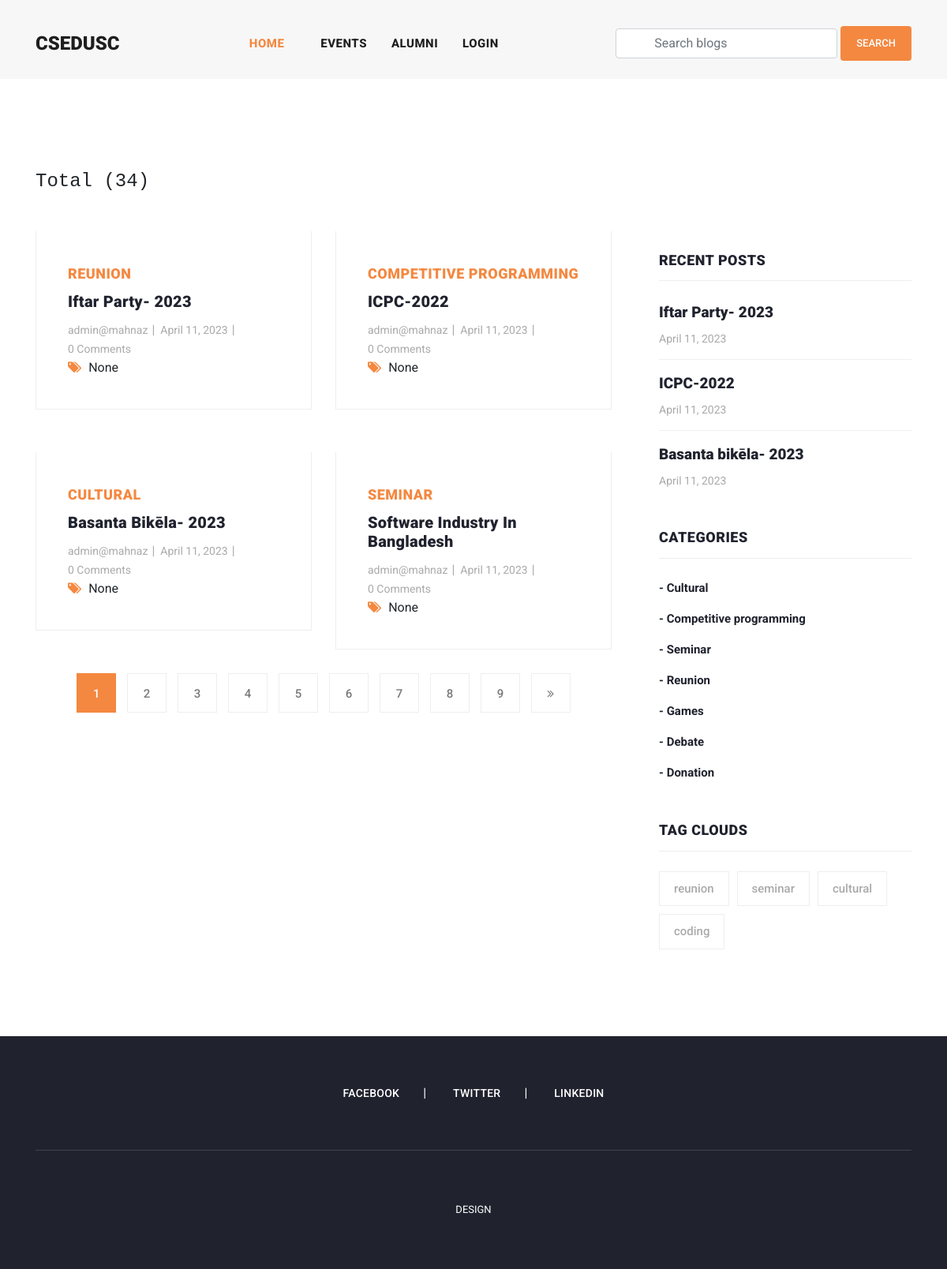
The page /blogs/ on the database as committed earlier.
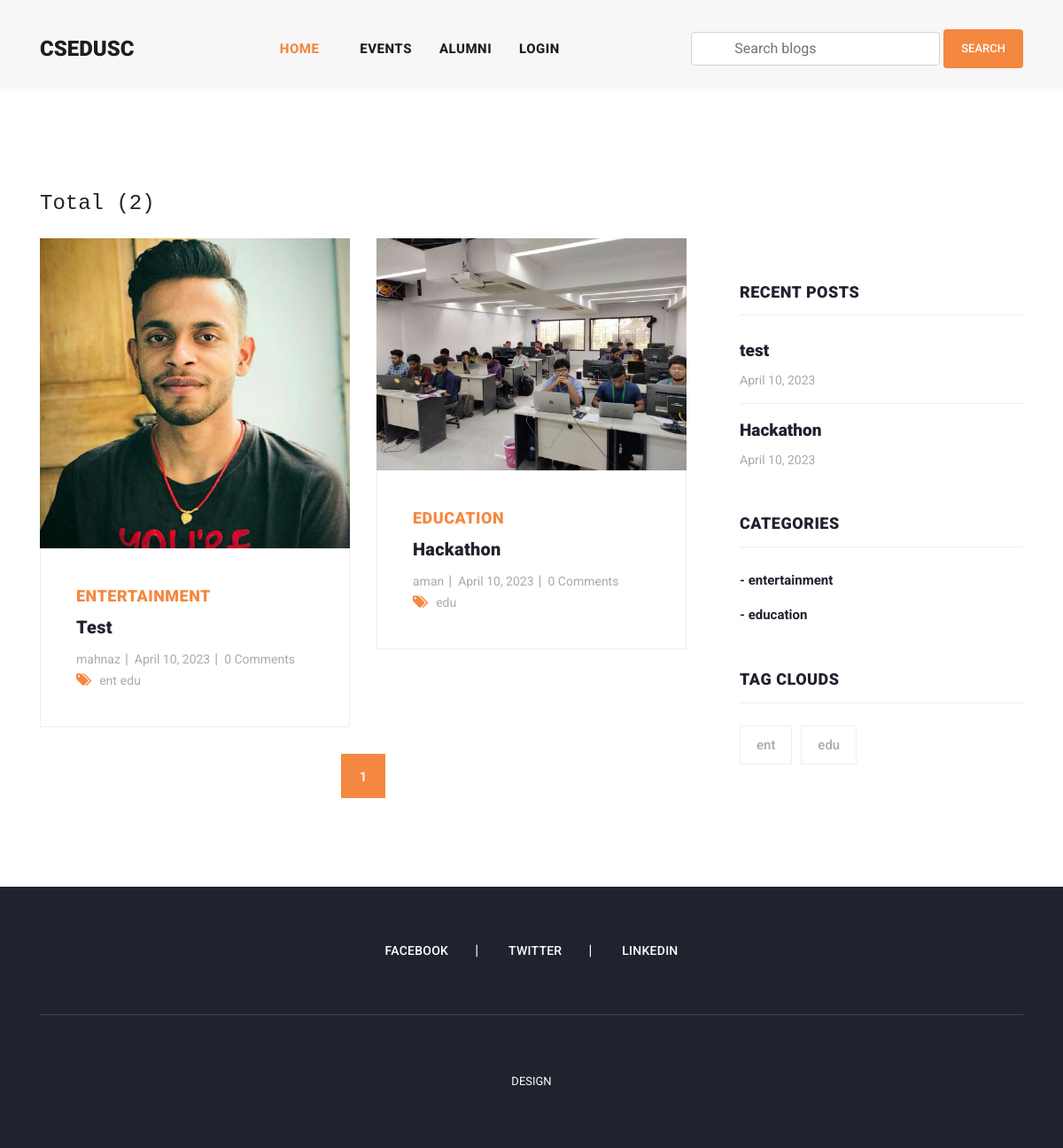
The same page on the database as committed later.
### blog/models.py (models this page shows, shortened)
class Blog(models.Model):
    user = models.ForeignKey(
        User,
        related_name='user_blogs',
        on_delete=models.CASCADE
    )
    category = models.ForeignKey(
        Category,
        related_name='category_blogs',
        on_delete=models.CASCADE
    )
    tags = models.ManyToManyField(
        Tag,
        related_name='tag_blogs',
        blank=True
    )
    likes = models.ManyToManyField(
        User,
        related_name='user_likes',
        blank=True
    )
    title = models.CharField(
        max_length=250
    )
    slug = models.SlugField(null=True, blank=True)
    banner = models.ImageField(upload_to='blog_banners')
    description = RichTextField()
    created_date = models.DateField(auto_now_add=True)

class Category(models.Model):
    title = models.CharField(max_length=150, unique=True)
    slug = models.SlugField(null=True, blank=True)
    created_date = models.DateField(auto_now_add=True)

class Tag(models.Model):
    title = models.CharField(max_length=150)
    slug = models.SlugField(null=True, blank=True)
    created_date = models.DateField(auto_now_add=True)

### user_profile/models.py (models this page shows, shortened)
class User(AbstractUser):
    email = models.EmailField(
        max_length=150,
        unique=True,
        error_messages={
            "unique": "The email must be unique"
        }
    )
    profile_image = models.ImageField(
        null=True,
        blank=True,
        upload_to="profile_images"
    )
    followers = models.ManyToManyField("Follow")
    REQUIRED_FIELDS = ["email"]
    objects = CustomUserManager()

### blog/views.py (the view)
# urls.py: path('blogs/', blogs, name='blogs'),
def blogs(request):
    queryset = Blog.objects.order_by('-created_date')
    tags = Tag.objects.order_by('-created_date')
    page = request.GET.get('page', 1)
    paginator = Paginator(queryset, 4)
    try:
        blogs = paginator.page(page)
    except EmptyPage:
        blogs = paginator.page(1)
    except PageNotAnInteger:
        blogs = paginator.page(1)
        return redirect('blogs')
    context = {
        "blogs": blogs,
        "tags": tags,
        "paginator": paginator
    }
    return render(request, 'blogs.html', context)

### blog/context_processors.py (called while the page is built)
def get_all_categories(request):
    categories = Category.objects.all()
    context = {
        "categories": categories
    }
    return context

### user_profile/context_processors.py (called while the page is built, shortened)
def user_notifications(request):
    context = {}
    return context

### templates/blogs.html (shortened to what this page needs)
{% extends 'base.html' %}
{% load static %}
{% block content %}
    <section class="blog-posts grid-system">
      <div class="container">
        <div class="row">
          <div class="col-md-8 py-3 mb-2">
            <h4 class="text-monospace">Total ({{paginator.object_list.count}})</h4>
          </div>
          <div class="col-lg-8">
            <div class="all-blog-posts">
              <div class="row">
                {% for blog in blogs %}
                {% include 'blog_card.html' %}
                {% endfor %}
                <div class="col-lg-12">
                  {% include 'pagination.html' %}
                </div>
              </div>
            </div>
          </div>
          {% include 'sidebar.html' %}
        </div>
      </div>
    </section>
{% endblock content %}

### templates/blog_card.html
{% load static %}
<div class="col-lg-6">
    <div class="blog-post">
      <div class="blog-thumb">
        <img src="{{blog.banner.url}}" alt="">
      </div>
      <div class="down-content">
        <span>{{blog.category.title}}</span>
        <a href="{% url 'blog_details' blog.slug %}"><h4>{{blog.title}}</h4></a>
        <ul class="post-info">
          <li><a href="{% url 'view_user_information' blog.user.username %}">{{blog.user.username}}</a></li>
          <li><a href="#">{{blog.created_date}}</a></li>
          <li><a href="#">{{blog.blog_comments.all.count}} Comments</a></li>
        </ul>
        <div class="post-options">
          <div class="row">
            <div class="col-lg-12">
              <ul class="post-tags">
                <li><i class="fa fa-tags"></i></li>
                {% if blog.tags.all.count > 0 %}
                {% for tag in blog.tags.all %}
                <li><a href="#">{{tag.title}}</a></li>
                {% endfor %}
                {% else %}
                None
                {% endif %}
              </ul>
            </div>
          </div>
        </div>
      </div>
    </div>
  </div>

### templates/sidebar.html
<div class="col-lg-4">
    <div class="sidebar">
      <div class="row">
        <div class="col-lg-12">
          <div class="sidebar-item recent-posts">
            <div class="sidebar-heading">
              <h2>Recent Posts</h2>
            </div>
            <div class="content">
              <ul>
                {% for blog in blogs|slice:"3" %}
                <li><a href="{% url 'blog_details' blog.slug %}">
                  <h5>{{blog.title}}</h5>
                  <span>{{blog.created_date}}</span>
                </a></li>
                {% endfor %}
              </ul>
            </div>
          </div>
        </div>
        <div class="col-lg-12">
          <div class="sidebar-item categories">
            <div class="sidebar-heading">
              <h2>Categories</h2>
            </div>
            <div class="content">
              <ul>
                {% for category in categories %}
                <li><a href="{% url 'category_blogs' category.slug %}">- {{category.title}}</a></li>
                {% endfor %}
              </ul>
            </div>
          </div>
        </div>
        <div class="col-lg-12">
          <div class="sidebar-item tags">
            <div class="sidebar-heading">
              <h2>Tag Clouds</h2>
            </div>
            <div class="content">
              <ul>
                {% for tag in tags %}
                <li><a href="{% url 'tag_blogs' tag.slug %}">{{tag.title}}</a></li>
                {% endfor %}
              </ul>
            </div>
          </div>
        </div>
      </div>
    </div>
  </div>

Rows that differ between the two databases and show on the page:
removed Blog: category "REUNION", title "Iftar Party- 2023", user.username "admin@mahnaz", created_date "April 11, 2023", blog_comments.all.count "0", shows "None"
removed Blog: category "COMPETITIVE PROGRAMMING", title "ICPC-2022", user.username "admin@mahnaz", created_date "April 11, 2023", blog_comments.all.count "0", shows "None"
removed Blog: category "CULTURAL", title "Basanta Bikēla- 2023", user.username "admin@mahnaz", created_date "April 11, 2023", blog_comments.all.count "0", shows "None", title "Basanta bikēla- 2023"
removed Blog: category "SEMINAR", title "Software Industry In Bangladesh", user.username "admin@mahnaz", created_date "April 11, 2023", blog_comments.all.count "0", shows "None", shown under "Total (34)"
removed Category: title "Seminar"
removed Category: title "Reunion"
removed Category: title "Games"
removed Category: title "Debate"
removed Category: title "Donation"
removed Tag: title "reunion", shown under "TAG CLOUDS"
removed Tag: title "seminar", shown under "TAG CLOUDS"
now on this page (row edited): Blog: banner (picture), category "ENTERTAINMENT", title "Test", user.username "mahnaz", created_date "April 10, 2023", blog_comments.all.count "0", title "test", Tag (title "ent"), Tag (title "edu")
changed Tag: title "cultural" → "ent"
changed Tag: title "coding" → "edu"
now on this page (row edited): Blog: banner (picture), category "EDUCATION", title "Hackathon", user.username "aman", created_date "April 10, 2023", blog_comments.all.count "0", Tag (title "edu")
changed Category: title "Cultural" → "entertainment"
changed Category: title "Competitive programming" → "education"
Other text that changed with them:
{{ paginator.object_list.count }}: "34" → "2"
list line gone: "2"
list line gone: "3"
list line gone: "4"
list line gone: "5"
list line gone: "6"
list line gone: "7"
list line gone: "8"
list line gone: "9"
